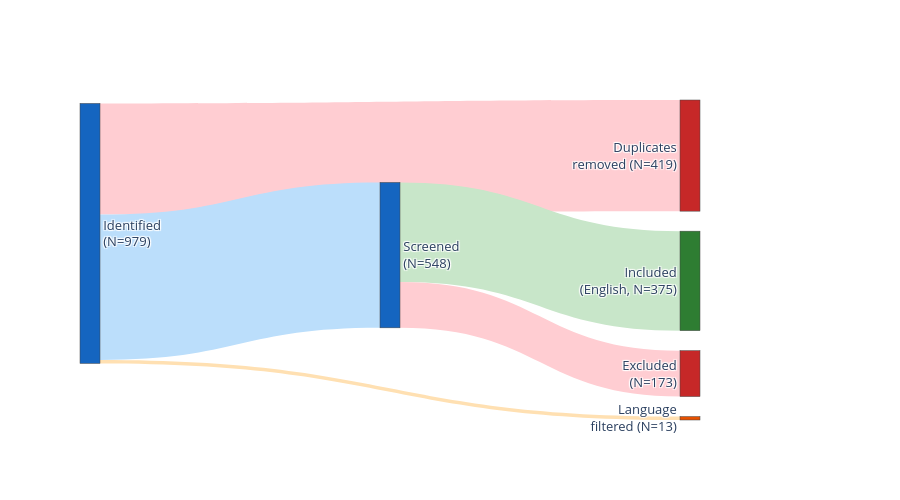

Notebook cell for this chart:
### Code cell
# PRISMA Sankey — Identified flows to: Duplicates removed, Language removed, Screened
# Screened flows to: Included, Excluded
from scripts.utils import save_figure

node_labels = [
    f"Identified<br>(N={n_identified})",
    f"Duplicates<br>removed (N={n_dedup})",
    f"Language<br>filtered (N={n_lang_removed})",
    f"Screened<br>(N={n_screened})",
    f"Included<br>(English, N={n_included})",
    f"Excluded<br>(N={n_excluded})",
]
node_colors = ["#1565C0", "#C62828", "#E65100", "#1565C0", "#2E7D32", "#C62828"]

# 0=Identified, 1=Duplicates, 2=Language removed, 3=Screened, 4=Included, 5=Excluded
src = [0,       0,                0,              3,          3        ]
tgt = [1,       2,                3,              4,          5        ]
val = [n_dedup, n_lang_removed,   n_screened,     n_included, n_excluded]
lbl = [str(v) for v in val]
clr = ["#FFCDD2", "#FFE0B2", "#BBDEFB", "#C8E6C9", "#FFCDD2"]

fig_prisma = go.Figure(go.Sankey(
    arrangement="snap",
    node=dict(label=node_labels, color=node_colors, pad=20, thickness=20),
    link=dict(source=src, target=tgt, value=val, label=lbl, color=clr,
              hovertemplate="%{source.label} → %{target.label}<br>N=%{value}<extra></extra>"),
))
fig_prisma.update_layout(
    #title_text="PRISMA Funnel — SLM Anti-Cheat Study",
    font_size=13,
    height=500,
    margin=dict(r=200),
)
fig_prisma.show()
save_figure(fig_prisma, "00_prisma_sankey")

### Figure 1 — Plotly figure (JSON) as saved in the notebook; plotly's stock layout.template omitted (floating-point values rounded to 4 significant figures)
{"data": [{"arrangement": "snap", "link": {"color": ["#FFCDD2", "#FFE0B2", "#BBDEFB", "#C8E6C9", "#FFCDD2"], "hovertemplate": "%{source.label} → %{target.label}<br>N=%{value}<extra></extra>", "label": ["419", "13", "548", "375", "173"], "source": [0, 0, 0, 3, 3], "target": [1, 2, 3, 4, 5], "value": [419, 13, 548, 375, 173]}, "node": {"color": ["#1565C0", "#C62828", "#E65100", "#1565C0", "#2E7D32", "#C62828"], "label": ["Identified<br>(N=979)", "Duplicates<br>removed (N=419)", "Language<br>filtered (N=13)", "Screened<br>(N=548)", "Included<br>(English, N=375)", "Excluded<br>(N=173)"], "pad": 20, "thickness": 20}, "type": "sankey"}], "layout": {"font": {"size": 13}, "height": 500, "margin": {"r": 200}}}
